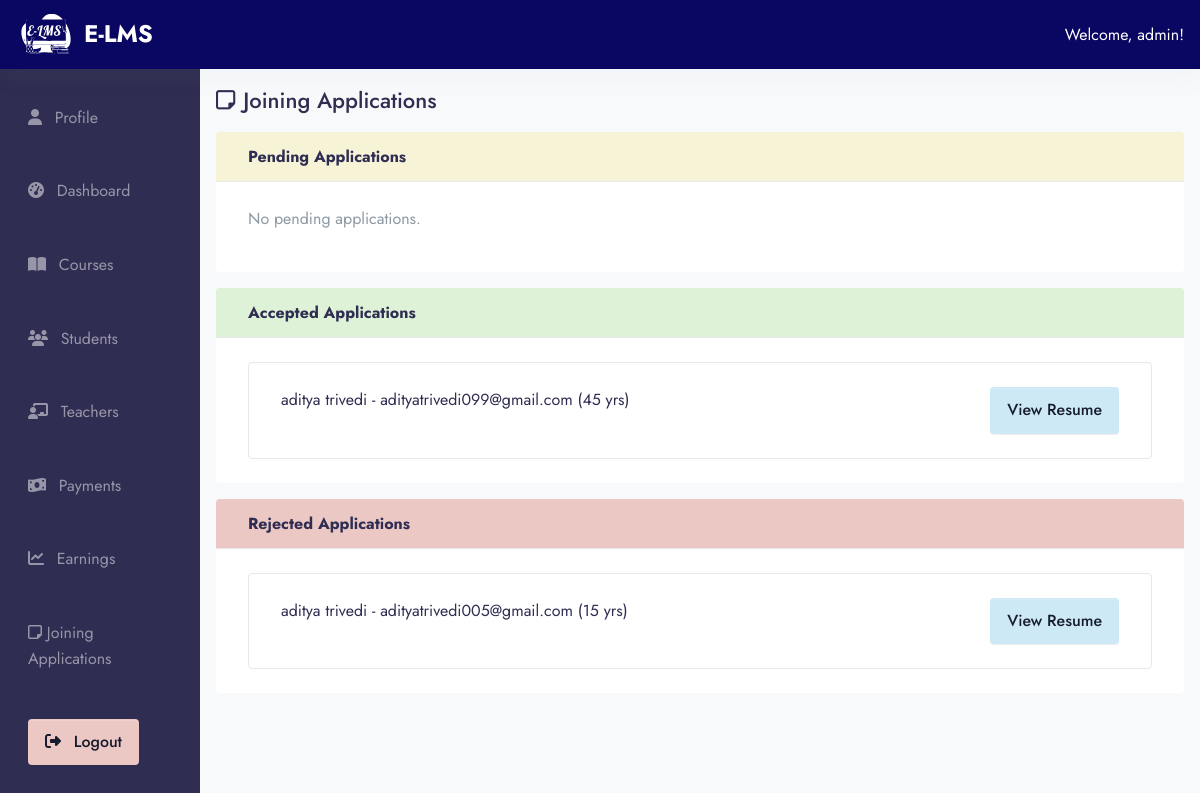
Page /ad-min/joining-applications/ (signed in) on the committed database.
### app/models.py (models this page shows, shortened)
class Users(AbstractUser):
    ROLE_CHOICES = (
        ('student', 'Student'),
        ('teacher', 'Teacher'),
        ('admin', 'Admin'),
    )
    role = models.CharField(max_length=20, choices=ROLE_CHOICES, default='student')

class TeacherApplication(models.Model):
    STATUS_CHOICES = (
        ('pending', 'Pending'),
        ('accepted', 'Accepted'),
        ('rejected', 'Rejected'),
    )
    username = models.CharField(max_length=100)
    first_name = models.CharField(max_length=100)
    last_name = models.CharField(max_length=100)
    email = models.EmailField(unique=True)
    contact_no = models.CharField(max_length=20, blank=True)
    qualification = models.TextField()
    experience = models.PositiveIntegerField()
    resume = models.FileField(upload_to=resume_upload_path)
    status = models.CharField(max_length=20, choices=STATUS_CHOICES, default='pending')
    applied_on = models.DateTimeField(auto_now_add=True)

### E_LMS/admin_view.py (the view)
# urls.py: path('ad-min/joining-applications/', admin_view.admin_joining_applications, name='admin_joining_applications'),
@login_required
def admin_joining_applications(request):
    pending_apps = TeacherApplication.objects.filter(status='pending').order_by('-applied_on')
    accepted_apps = TeacherApplication.objects.filter(status='accepted').order_by('-applied_on')
    rejected_apps = TeacherApplication.objects.filter(status='rejected').order_by('-applied_on')
    return render(request, 'admin/admin_joining_applications.html', {
        'pending_apps': pending_apps,
        'accepted_apps': accepted_apps,
        'rejected_apps': rejected_apps
    })

### templates/admin/admin_joining_applications.html (shortened to what this page needs)
{% extends 'base2.html' %}
{% load static %}
{% block content %}
<div class="container-fluid">
  <div class="row">
      {% include 'admin/admin_sidebar.html' %}
     <div class="col-md-10 ms-auto p-4 bg-light" style="min-height: 100vh;">
  <h3><i class="fa-regular fa-note-sticky me-2"></i>Joining Applications</h3>
  <div class="card mt-4">
    <div class="card-header bg-warning text-dark">
      <strong>Pending Applications</strong>
    </div>
    <div class="card-body">
      {% if pending_apps %}
      <div class="table-responsive">
        <table class="table table-bordered table-striped align-middle">
          <thead class="table-light">
            <tr>
              <th>Name</th>
              <th>Email</th>
              <th>Qualification</th>
              <th>Experience</th>
              <th>Resume</th>
              <th>Actions</th>
            </tr>
          </thead>
          <tbody>
            {% for app in pending_apps %}
            <tr>
              <td>{{ app.first_name }} {{ app.last_name }}</td>
              <td>{{ app.email }}</td>
              <td>{{ app.qualification }}</td>
              <td>{{ app.experience }} yrs</td>
              <td>
                <a href="{{ app.resume.url }}" target="_blank" class="btn btn-sm btn-info">View Resume</a>
              </td>
              <td>
                <a href="{% url 'update_application_status' app.id 'accept' %}" class="btn btn-success btn-sm">Accept</a>
                <a href="{% url 'update_application_status' app.id 'reject' %}" class="btn btn-danger btn-sm">Reject</a>
              </td>
            </tr>
            {% endfor %}
          </tbody>
        </table>
      </div>
      {% else %}
      <p class="text-muted">No pending applications.</p>
      {% endif %}
    </div>
  </div>
  <div class="card mt-4">
    <div class="card-header bg-success text-dark">
      <strong>Accepted Applications</strong>
    </div>
    <div class="card-body">
      {% if accepted_apps %}
      <ul class="list-group">
        {% for app in accepted_apps %}
        <li class="list-group-item">
          {{ app.first_name }} {{ app.last_name }} - {{ app.email }} ({{ app.experience }} yrs)
          <a href="{{ app.resume.url }}" target="_blank" class="btn btn-sm btn-info float-end">View Resume</a>
        </li>
        {% endfor %}
      </ul>
      {% else %}
      <p class="text-muted">No accepted applications.</p>
      {% endif %}
    </div>
  </div>
  <div class="card mt-4">
    <div class="card-header bg-danger text-dark">
      <strong>Rejected Applications</strong>
    </div>
    <div class="card-body">
      {% if rejected_apps %}
      <ul class="list-group">
        {% for app in rejected_apps %}
        <li class="list-group-item">
          {{ app.first_name }} {{ app.last_name }} - {{ app.email }} ({{ app.experience }} yrs)
          <a href="{{ app.resume.url }}" target="_blank" class="btn btn-sm btn-info float-end ">View Resume</a>
        </li>
        {% endfor %}
      </ul>
      {% else %}
      <p class="text-muted">No rejected applications.</p>
      {% endif %}
    </div>
  </div>
</div>
  </div>
</div>
{% endblock %}

### templates/components/header_dash.html (shortened to what this page needs)
{% load static %}
<div class="col-12">
  <nav class="navbar navbar-dark bg-primary px-4 py-2 d-flex justify-content-between align-items-center shadow-light">
    <a class="navbar-brand d-flex align-items-center" href="#">
      <img src="{% static 'assets/img/E-LMS_Logo.svg' %}" alt="Project Logo" width="60" height="40" class="me-2">
      <span class="text-white fw-bold">E-LMS </span>
    </a>
    <div class="text-white">
      {% if request.user.is_authenticated %}
        <span class="fw-semibold">Welcome, {{ request.user.username }}!</span>
        {% endif %}
    </div>
  </nav>
</div>

### rows in the picture
Users: user.username "admin"
TeacherApplication: first_name "aditya", last_name "trivedi", email "adityatrivedi099@gmail.com", experience "45"
TeacherApplication: first_name "aditya", last_name "trivedi", email "adityatrivedi005@gmail.com", experience "15"
